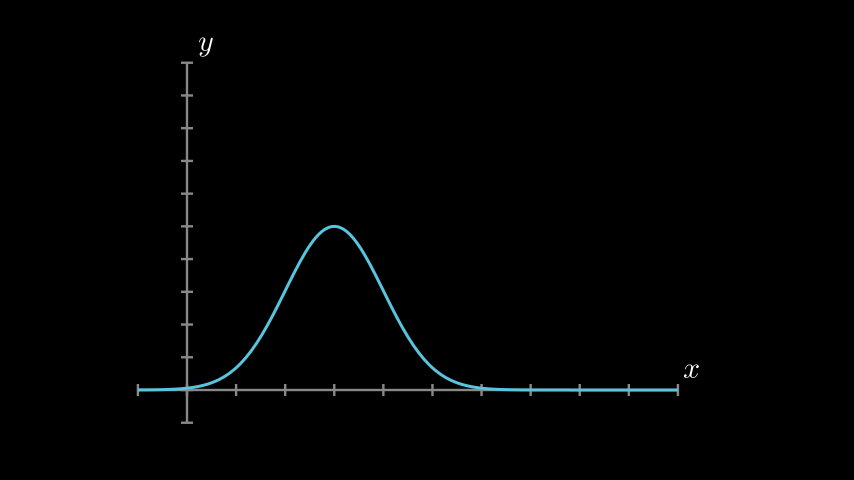

Reproduce this figure in Python.
from manim import *

class Plot3bGaussian(GraphScene):
    def construct(self):
        def gaussian(x):
            mu=3; sig= 1; amp=5
            return amp*np.exp( ( -1/2 * ( (x-mu)/sig)**2 ) )
        self.setup_axes()
        graph = self.get_graph(gaussian, x_min=-1, x_max=10, ).set_stroke(width=5)
        self.add(graph)


from pathlib import Path
if __name__ == "__main__":
    script = f"{Path(__file__).resolve()}"
    os.system(f"manim  -l --custom_folders -s -p -c 'BLACK' --config_file 'my_config.cfg' " + script )
